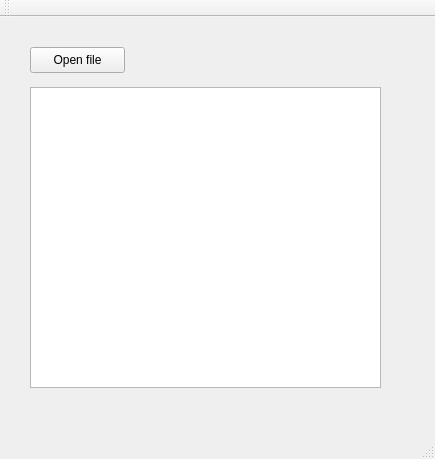
<?xml version="1.0" encoding="UTF-8"?>
<ui version="4.0">
 <class>MainWindow</class>
 <widget class="QMainWindow" name="MainWindow">
  <property name="geometry">
   <rect>
    <x>0</x>
    <y>0</y>
    <width>435</width>
    <height>459</height>
   </rect>
  </property>
  <property name="windowTitle">
   <string>MainWindow</string>
  </property>
  <widget class="QWidget" name="centralWidget">
   <widget class="QPushButton" name="openFileBtn">
    <property name="geometry">
     <rect>
      <x>30</x>
      <y>30</y>
      <width>95</width>
      <height>26</height>
     </rect>
    </property>
    <property name="text">
     <string>Open file</string>
    </property>
   </widget>
   <widget class="QTextEdit" name="codeEdit">
    <property name="geometry">
     <rect>
      <x>30</x>
      <y>70</y>
      <width>351</width>
      <height>301</height>
     </rect>
    </property>
   </widget>
  </widget>
  <widget class="QStatusBar" name="statusBar"/>
  <widget class="QToolBar" name="mainToolBar">
   <attribute name="toolBarArea">
    <enum>TopToolBarArea</enum>
   </attribute>
   <attribute name="toolBarBreak">
    <bool>false</bool>
   </attribute>
  </widget>
  <widget class="QMenuBar" name="menuBar">
   <property name="geometry">
    <rect>
     <x>0</x>
     <y>0</y>
     <width>435</width>
     <height>23</height>
    </rect>
   </property>
  </widget>
 </widget>
 <layoutdefault spacing="6" margin="11"/>
 <resources/>
 <connections/>
</ui>
